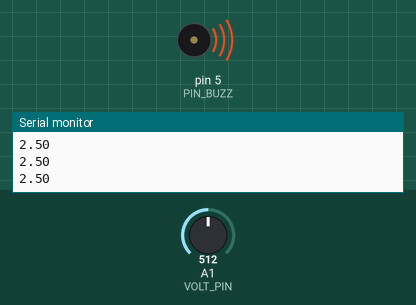
The sketch below on a simulated Arduino Uno, built with avr-gcc and run on an emulated ATmega328P. On the bench: buzzer (waves = sounding, pin HIGH), the last lines printed to the serial monitor. Inputs (shaded band) come from the test bench; at power-on: A1 (VOLT_PIN) = 512.

Above: at 1.3 s.
1.4 s: A1 (VOLT_PIN) set to 220
2.9 s: A1 (VOLT_PIN) set to 198
At 3.4 s:
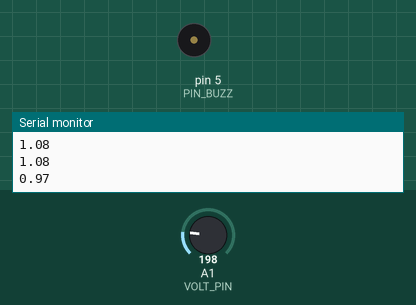
4.5 s: A1 (VOLT_PIN) set to 306
At 5.7 s:
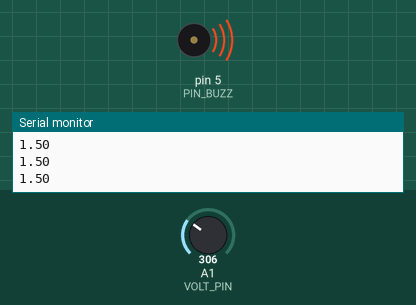
6.0 s: A1 (VOLT_PIN) set to 122
At 7.0 s:
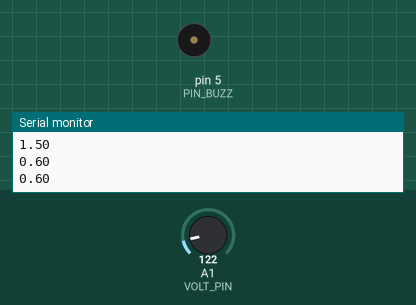
Timing chart, 0 to 8.5 s (numbered marks = the images above; inputs shaded):
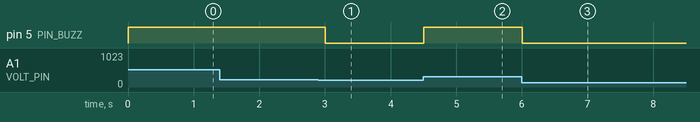

The sketch:

active_buzzer.ino
```cpp
int PIN_BUZZ = 5;
int VOLT_PIN = A1;
int timeInMs = 500;
int readValue;
float v2;

void setup() {

    Serial.begin(9600);
    pinMode(PIN_BUZZ, OUTPUT);
    pinMode(VOLT_PIN, INPUT);
}

void loop() {

    readValue = analogRead(VOLT_PIN);

    v2 = (5./1023.) * readValue;

    Serial.println(v2);

    if (v2 < 1) {
        digitalWrite(PIN_BUZZ, LOW);
    } else {
        digitalWrite(PIN_BUZZ, v2);
    }

    delay(timeInMs);
}
```

Measured:
- the behaviour switches between 205 and 204 on A1 (VOLT_PIN) (found by bisection; images 0 and 1)
- after the input at 2.9 s, pin 5 (PIN_BUZZ): HIGH → LOW after 0.10 s
- after the input at 4.5 s, pin 5 (PIN_BUZZ): LOW → HIGH at once
- after the input at 6.0 s, pin 5 (PIN_BUZZ): HIGH → LOW at once
